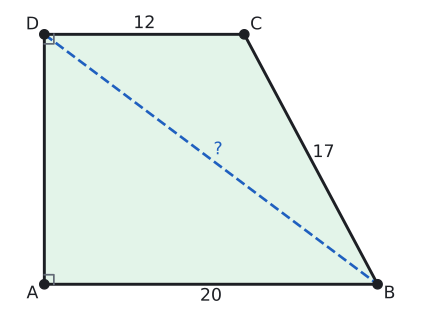

Source code (Python):
import sys; sys.path.insert(0, "tools")
from cizim import *

P = lambda x, y: np.array([float(x), float(y)])
uz = lambda U, V: round(float(np.linalg.norm(U - V)), 4)
def acisi(K, U, V):
    u, v = U - K, V - K
    return round(float(np.degrees(np.arccos(np.dot(u, v) / np.linalg.norm(u) / np.linalg.norm(v)))), 3)
def kesis(p, u, q, v):
    t = np.linalg.solve(np.array([u, -v]).T, q - p); return p + t[0] * u
def birim(U, V):
    t = (V - U) / np.linalg.norm(V - U); return t, np.array([-t[1], t[0]])
def paralel_isareti(U, V, f=0.5):
    M = U + f * (V - U); t, _ = birim(U, V)
    ax.annotate("", xy=M + 0.3 * S * t, xytext=M - 0.3 * S * t, arrowprops=dict(arrowstyle="-|>", color=SOLUK, lw=1.4, mutation_scale=14))
def cetik(U, V, n=1, renk=SOLUK, f=0.5):
    M = U + f * (V - U); t, m = birim(U, V)
    for i in range(n):
        c = M + (i - (n - 1) / 2) * 0.2 * S * t
        ax.plot(*zip(c - 0.22 * S * m, c + 0.22 * S * m), color=renk, lw=1.5)
def olcu(U, V, metin, d=0.5, renk=YAZI, fs=13):
    """[UV] ortasına, U->V yönünün soluna d*S uzağa yazı (d < 0: sağına)."""
    M = (U + V) / 2; _, m = birim(U, V)
    ax.text(*(M + d * S * m), metin, ha="center", va="center", color=renk, fontsize=fs)
def dik_isareti(K, U, V, r=0.4):
    a_ = (U - K) / np.linalg.norm(U - K) * r * S; b_ = (V - K) / np.linalg.norm(V - K) * r * S
    ax.plot(*zip(K + a_, K + a_ + b_, K + b_), color=SOLUK, lw=1.3)
def harf(Q, metin, dx, dy, renk=YAZI, fs=13):
    ax.text(Q[0] + dx * S, Q[1] + dy * S, metin, ha="center", va="center", color=renk, fontsize=fs)
def cizgi(U, V, renk=YAZI, lw=2.2, ls="-"):
    ax.plot(*zip(U, V), color=renk, lw=lw, ls=ls)
def basla(xmin, xmax, ymin, ymax, en=5.5):
    global fig, ax
    fig, ax = sekil(en, en * (ymax - ymin) / (xmax - xmin))
    ax.set_aspect("equal"); ax.axis("off"); ax.set_xlim(xmin, xmax); ax.set_ylim(ymin, ymax)
def yamuk(A, B, C, D, dolgu=None):
    if dolgu: ax.add_patch(patches.Polygon([A, B, C, D], closed=True, facecolor=dolgu, edgecolor="none"))
    ax.plot(*zip(A, B, C, D, A), color=YAZI)
    for Q in (A, B, C, D): nokta(ax, *Q, "")
def koseler(A, B, C, D):
    harf(A, "A", -0.5, -0.4); harf(B, "B", 0.5, -0.4); harf(C, "C", 0.5, 0.4); harf(D, "D", -0.5, 0.4)

# Soru 10: dik yamuk bahçe: |AB| = 20, |DC| = 12, |BC| = 17 -> |AD| = 15, |BD| = 25.
A, B, C, D = P(0, 0), P(20, 0), P(12, 15), P(0, 15)
S = 20 / 14
print("BC", uz(B, C), "AD", uz(A, D), "BD", uz(B, D))
basla(-2.2, 22.2, -1.6, 16.6)
yamuk(A, B, C, D, YESIL_ACIK); koseler(A, B, C, D)
dik_isareti(A, B, D); dik_isareti(D, A, C)
cizgi(D, B, MAVI, 2.0, "--")
olcu(A, B, "20", -0.5); olcu(D, C, "12", 0.45); olcu(C, B, "17", 0.6); olcu(D, B, "?", 0.5, MAVI)
kaydet(fig, __file__)
